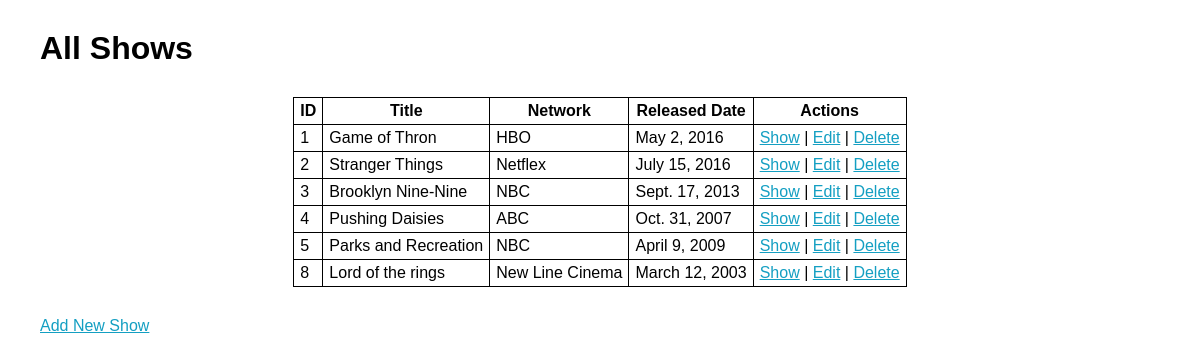
/shows, run on the app's committed database.
### show_app/models.py (models this page shows)
class Show(models.Model):
    title = models.CharField(max_length=80)
    network = models.CharField(max_length=45)
    release_date = models.DateField()
    description = models.TextField()
    created_at = models.DateTimeField(auto_now_add=True)
    updated_at = models.DateTimeField(auto_now=True)
    objects =ShowManager()

### show_app/views.py (the view)
# urls.py: path('shows',views.show_all),
def show_all(request):
    data= {
        "shows":Show.objects.all(),
    }
    return render(request,'index.html',data)

### show_app/templates/index.html (shortened to what this page needs)
<!DOCTYPE html>
<html lang="en">
<head>
    {%load static%}
    <link rel="stylesheet" href="{% static 'css/style2.css' %}">
</head>
<body>
    <div class="head">
        <h1>All Shows </h1>
    </div>
    <table>
        <thead>
            <tr>
                <th>ID</th>
                <th>Title</th>
                <th>Network</th>
                <th>Released Date</th>
                <th>Actions</th>
            </tr>
        </thead>
        <tbody>
            {%for show in shows%}
            <tr>
                <td>{{show.id}}</td>
                <td>{{show.title}}</td>
                <td>{{show.network}}</td>
                <td>{{show.release_date}}</td>
                <td><a href="/shows/{{show.id}}">Show</a> | <a href="/shows/{{show.id}}/edit">Edit</a> | <a
                        href="/shows/{{show.id}}/destroy">Delete</a></td>
            </tr>
            {% endfor %}
        </tbody>
    </table>
    <div class="tail">
            <a href="/shows/new">Add New Show</a>
    </div>
</body>
</html>

### show_app/static/css/style2.css (style rules this page uses)
* { padding: 0px; margin: 0px; font-family: 'Oswald', sans-serif !important; }
.head,.tail { margin: 30px 40px ; }
table { margin: 20px auto; }
table,th,td { border: 1px solid black; border-collapse: collapse; }
th,td { padding: 4px 6px; }
a { color: #149fc2; }

### data on the page
Show: id "1", title "Game of Thron", network "HBO", release_date "May 2, 2016"
Show: id "2", title "Stranger Things", network "Netflex", release_date "July 15, 2016"
Show: id "3", title "Brooklyn Nine-Nine", network "NBC", release_date "Sept. 17, 2013"
Show: id "4", title "Pushing Daisies", network "ABC", release_date "Oct. 31, 2007"
Show: id "5", title "Parks and Recreation", network "NBC", release_date "April 9, 2009"
Show: id "8", title "Lord of the rings", network "New Line Cinema", release_date "March 12, 2003"
